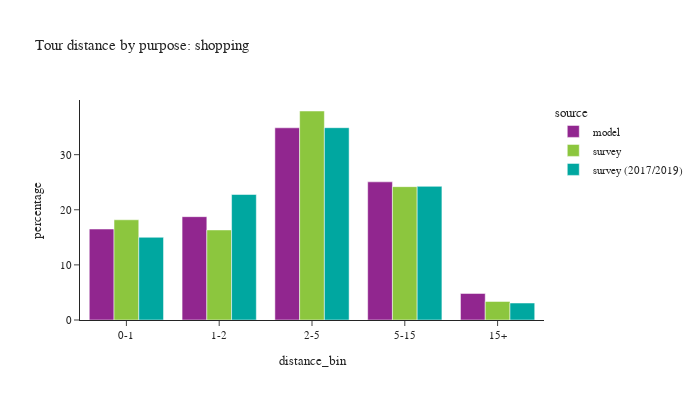

Notebook code cell kept with this figure:
### Code cell
plot_bins(tour, tour['pdpurp'] == 5, 'shopping')

### Figure 1 — Plotly figure (JSON) as saved in the notebook; plotly's stock layout.template omitted (floating-point values rounded to 4 significant figures)
{"data": [{"alignmentgroup": "True", "customdata": [[135423], [153838], [286124], [205673], [39479]], "hovertemplate": "source=model<br>distance_bin=%{x}<br>percentage=%{y}<br>sample count=%{customdata[0]}<extra></extra>", "legendgroup": "model", "marker": {"color": "#91268F", "pattern": {"shape": ""}}, "name": "model", "offsetgroup": "model", "orientation": "v", "showlegend": true, "textposition": "auto", "type": "bar", "x": ["0-1", "1-2", "2-5", "5-15", "15+"], "xaxis": "x", "y": [16.5, 18.75, 34.87, 25.07, 4.811], "yaxis": "y"}, {"alignmentgroup": "True", "customdata": [[435], [247], [405], [269], [46]], "hovertemplate": "source=survey<br>distance_bin=%{x}<br>percentage=%{y}<br>sample count=%{customdata[0]}<extra></extra>", "legendgroup": "survey", "marker": {"color": "#8CC63E", "pattern": {"shape": ""}}, "name": "survey", "offsetgroup": "survey", "orientation": "v", "showlegend": true, "textposition": "auto", "type": "bar", "x": ["0-1", "1-2", "2-5", "5-15", "15+"], "xaxis": "x", "y": [18.18, 16.34, 37.92, 24.19, 3.362], "yaxis": "y"}, {"alignmentgroup": "True", "customdata": [[983], [554], [619], [380], [58]], "hovertemplate": "source=survey (2017/2019)<br>distance_bin=%{x}<br>percentage=%{y}<br>sample count=%{customdata[0]}<extra></extra>", "legendgroup": "survey (2017/2019)", "marker": {"color": "#00A7A0", "pattern": {"shape": ""}}, "name": "survey (2017/2019)", "offsetgroup": "survey (2017/2019)", "orientation": "v", "showlegend": true, "textposition": "auto", "type": "bar", "x": ["0-1", "1-2", "2-5", "5-15", "15+"], "xaxis": "x", "y": [15.01, 22.77, 34.89, 24.25, 3.08], "yaxis": "y"}], "layout": {"barmode": "group", "font": {"size": 11}, "height": 400, "legend": {"title": {"text": "source"}, "tracegroupgap": 0}, "title": {"text": "Tour distance by purpose: shopping"}, "width": 700, "xaxis": {"anchor": "y", "domain": [0.0, 1.0], "title": {"text": "distance_bin"}}, "yaxis": {"anchor": "x", "domain": [0.0, 1.0], "title": {"text": "percentage"}}}}
